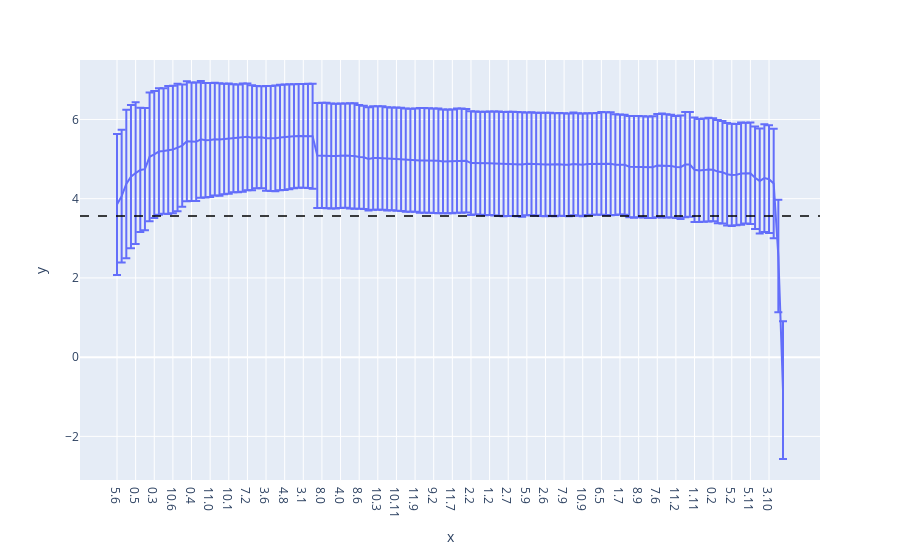

Here is the notebook cell this chart was saved with:
### Code cell
labels = [f"{layer}.{head}" for layer, head in reversed(sorted_heads_tl)]
fig = px.line(x = labels, y=logit_diffs_tl.cpu().numpy(), error_y=std_logit_diffs_tl.cpu().numpy())
fig.add_hline(y=logit_diff_tl.item(), line_width=1.5, line_dash="dash", line_color="black")
fig.show()

### Figure 1 — Plotly figure (JSON) as saved in the notebook; plotly's stock layout.template omitted (floating-point values rounded to 4 significant figures; data arrays with more than 128 entries replaced by an {"elided": "..."} marker saying what was removed)
{"data": [{"error_y": {"array": {"elided": "144 float values"}}, "hovertemplate": "x=%{x}<br>y=%{y}<extra></extra>", "legendgroup": "", "line": {"color": "#636efa", "dash": "solid"}, "marker": {"symbol": "circle"}, "mode": "lines", "name": "", "orientation": "v", "showlegend": false, "type": "scatter", "x": {"elided": "144 str values"}, "xaxis": "x", "y": {"elided": "144 float values"}, "yaxis": "y"}], "layout": {"legend": {"tracegroupgap": 0}, "margin": {"t": 60}, "shapes": [{"line": {"color": "black", "dash": "dash", "width": 1.5}, "type": "line", "x0": 0, "x1": 1, "xref": "x domain", "y0": 3.564, "y1": 3.564, "yref": "y"}], "xaxis": {"anchor": "y", "domain": [0, 1], "title": {"text": "x"}}, "yaxis": {"anchor": "x", "domain": [0, 1], "title": {"text": "y"}}}}
